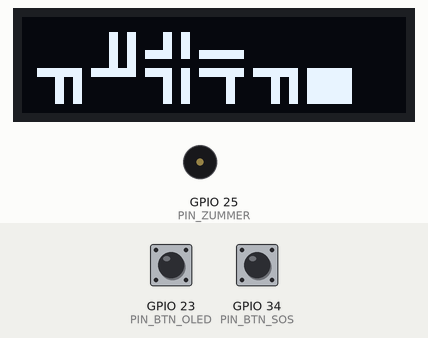
Simulated run of this program. Board: ESP32. Shown: 128×32 one-colour display, buzzer (waves = sounding). The test bench sets the inputs (shaded band); at power-on: GPIO 34 (PIN_BTN_SOS) LOW, GPIO 23 (PIN_BTN_OLED) LOW. What the program prints to the serial monitor is not drawn.

Above: at 2.9 s.
3.0 s: GPIO 34 (PIN_BTN_SOS) pulled HIGH for 0.15 s
At 3.3 s:
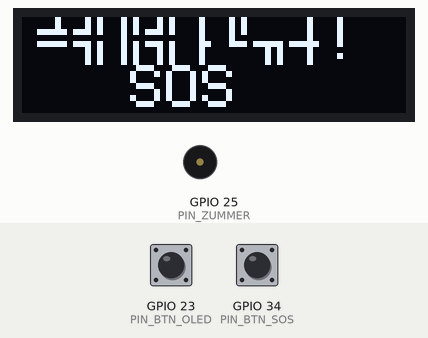
6.1 s: GPIO 23 (PIN_BTN_OLED) pulled HIGH for 0.15 s
At 6.6 s:
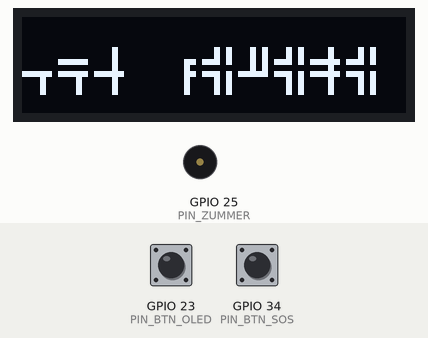
7.7 s: GPIO 34 (PIN_BTN_SOS) pulled HIGH for 1 s
At 8.3 s:
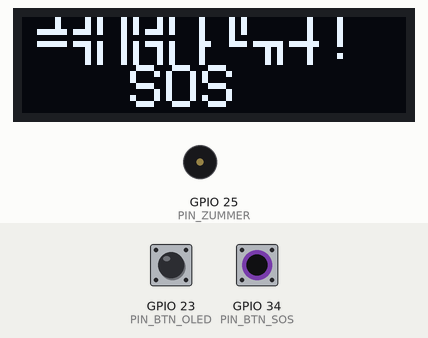
11.7 s: GPIO 23 (PIN_BTN_OLED) pulled HIGH for 1 s
At 12.1 s:
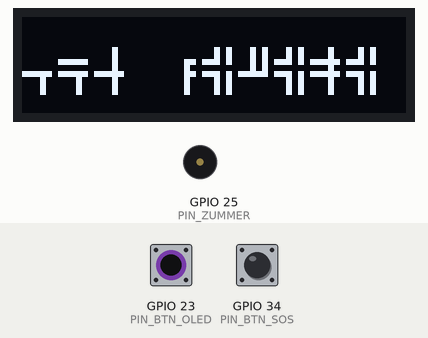
14.2 s: GPIO 34 (PIN_BTN_SOS) pulled HIGH for 0.15 s
At 15.6 s:
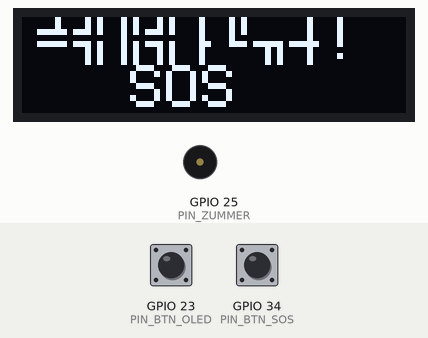
17.3 s: GPIO 23 (PIN_BTN_OLED) pulled HIGH for 3.2 s
At 28.2 s:
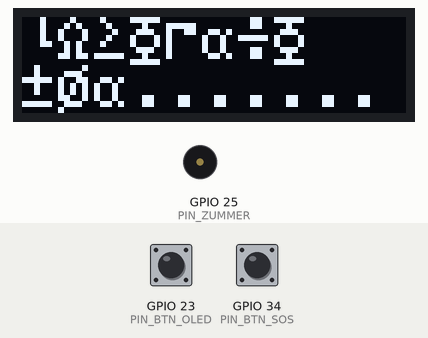
Timing chart, 0 to 29.3 s (numbered marks = the images above; inputs shaded):
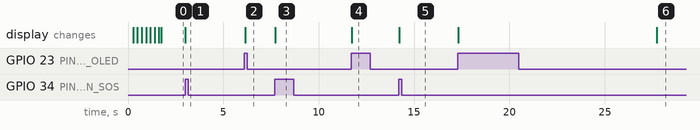

Measured:
- after the input at 3.0 s, the display: changes at once (image 1)
- after the input at 6.1 s, tone on GPIO 25 (PIN_ZUMMER): stays silent (without the input it goes to 4965 Hz after 1.6 s); the display: changes at once (image 2)
- after the input at 7.7 s, the display: changes at once (image 3)
- after the input at 11.7 s, tone on GPIO 25 (PIN_ZUMMER): stays silent (without the input it goes to 4965 Hz after 2.5 s); the display: changes at once (image 4)
- after the input at 14.2 s, the display: changes at once (image 5)
- after the input at 17.3 s, the display: first changes at once (image 6 shows a later state)

The program:

main.cpp
```cpp
// #include <Arduino.h>
// #include <Wire.h>
// #include <Tone32.h>

// #include <Adafruit_I2CDevice.h>
// #include <Adafruit_GFX.h>
// #include <Adafruit_SSD1306.h>

// #define SCREEN_WIDTH 128 // OLED display width, in pixels
// #define SCREEN_HEIGHT 32 // OLED display height, in pixels
// Adafruit_SSD1306 display(SCREEN_WIDTH, SCREEN_HEIGHT, &Wire);

// #define PIN_BTN_SOS 34
// #define PIN_BTN_OLED 23
// #define PIN_ZUMMER 25
// #define BUZZER_CHANNEL 0

// bool is_sos = false;
// bool is_btn_oled = false;
// int wait_btn_oled = 0;

// String utf8rus(String source);

// void setup() {
//   pinMode(PIN_ZUMMER, OUTPUT);
//   pinMode(PIN_BTN_OLED, INPUT);
//   pinMode(PIN_BTN_SOS, INPUT);

//   ledcSetup(0, 2000, 8);
//   ledcAttachPin(PIN_ZUMMER, 0);

//   Serial.begin (9600);

//   Wire.begin (21, 22);   // sda= GPIO_21 /scl= GPIO_22

//   display.begin(SSD1306_SWITCHCAPVCC, 0x3C);  // инициализация дисплея по интерфейсу I2C, адрес 0x3C
//   display.cp437(true);
//   display.clearDisplay(); // очистка дисплея
//   display.setRotation(2); // rotate 180 degrees
//   display.setTextSize(3); // установка размера шрифта
//   display.setTextColor(WHITE); // установка цвета текста
//   display.setCursor(5, 0); // установка курсора в позицию X = 0; Y = 0
//   display.print (utf8rus("ТРОСТЬ")); // записываем в буфер дисплея нашу фразу
//   display.display(); // и её выводим на экран
// }

// void loop() {
//   if(digitalRead(PIN_BTN_SOS)){
//       is_sos = true;
//       display.clearDisplay(); // очистка дисплея
//       display.setTextSize(2); // установка размера шрифта
//       display.setRotation(2); // rotate 180 degrees
//       display.setTextColor(WHITE); // установка цвета текста
//       display.setCursor(5, 0); // установка курсора в позицию X = 0; Y = 0
//       display.print (utf8rus("ПОМОГИТЕ!    SOS")); // записываем в буфер дисплея нашу фразу
//       display.display(); // и её выводим на экран

//       wait_btn_oled = 0;
//   }

//   if(digitalRead(PIN_BTN_OLED)){
//         Serial.println(digitalRead(PIN_BTN_OLED));
//         is_sos = false;
//         display.clearDisplay(); // очистка дисплея
//         display.setTextSize(2); // установка размера шрифта
//         display.setRotation(2); // rotate 180 degrees
//         display.setTextColor(WHITE); // установка цвета текста
//         display.setCursor(5, 0); // установка курсора в позицию X = 0; Y = 0
//         display.print (utf8rus("ВСЕ ХОРОШО")); // записываем в буфер дисплея нашу фразу
//         display.display(); // и её выводим на экран
//         is_btn_oled = true;
//         wait_btn_oled = 0;
//   }

//   if(is_sos){
//     tone(PIN_ZUMMER, 4965, 5, BUZZER_CHANNEL);
//   } else{
//     noTone(PIN_ZUMMER, BUZZER_CHANNEL);
//   }

// }

// /* Функция перекодировки русских букв из UTF-8 в Win-1251 */
// String utf8rus(String source)
// {
//   int i,k;
//   String target;
//   unsigned char n;
//   char m[2] = { '0', '\0' };
//   k = source.length(); i = 0;
//   while (i < k) {
//     n = source[i]; i++;
//     if (n >= 0xC0) {
//       switch (n) {
//         case 0xD0: {
//           n = source[i]; i++;
//           if (n == 0x81) { n = 0xA8; break; }
//           if (n >= 0x90 && n <= 0xBF) n = n + 0x30;
//           break;
//         }
//         case 0xD1: {
//           n = source[i]; i++;
//           if (n == 0x91) { n = 0xB8; break; }
//           if (n >= 0x80 && n <= 0x8F) n = n + 0x70;
//           break;
//         }
//       }
//     }
//     m[0] = n; target = target + String(m);
//   }
// return target;
// }

#include <Arduino.h>
#include <Wire.h>
#include <Tone32.h>

#include <Adafruit_I2CDevice.h>
#include <Adafruit_GFX.h>
#include <Adafruit_SSD1306.h>

#define SCREEN_WIDTH 128 // OLED display width, in pixels
#define SCREEN_HEIGHT 32 // OLED display height, in pixels
Adafruit_SSD1306 display(SCREEN_WIDTH, SCREEN_HEIGHT, &Wire);

#define PIN_BTN_SOS 34
#define PIN_BTN_OLED 23
#define PIN_ZUMMER 25
#define BUZZER_CHANNEL 0

bool is_sos = false;
bool is_btn_oled = false;
int wait_btn_oled = 0;
int wait_btn_sos = 0;


String utf8rus(String source);
void setText(String text,int size, int x, int y);

void setup() {
  pinMode(PIN_ZUMMER, OUTPUT);
  pinMode(PIN_BTN_OLED, INPUT);
  pinMode(PIN_BTN_SOS, INPUT);

  ledcSetup(0, 2000, 8);
  ledcAttachPin(PIN_ZUMMER, 0);

  Serial.begin (9600);
  Wire.begin (21, 22);   // sda= GPIO_21 /scl= GPIO_22

  display.begin(SSD1306_SWITCHCAPVCC, 0x3C);  // инициализация дисплея по интерфейсу I2C, адрес 0x3C
  display.cp437(true);
  // setText("ТРОСТЬ",3,5,0);
  String tmp_str="Запуск";
  for(int i=0;i<15;i++){
    setText(tmp_str,2,5,0);
    tmp_str+=".";
    delay(100);
  }
  setText("ТРОСТЬ",3,5,5);
}

void loop() {

  if(digitalRead(PIN_BTN_SOS)){
      setText("ПОМОГИТЕ!    SOS",2,5,0);
      is_btn_oled = false;
      is_sos = true;

      wait_btn_oled=0;
  }

  if(digitalRead(PIN_BTN_OLED)){
        setText("ВСЕ ХОРОШО",2,0,10);
        is_sos = false;
        is_btn_oled = true;

        wait_btn_oled = 0;
  }

  if(not digitalRead(PIN_BTN_SOS) && is_btn_oled && wait_btn_oled<=1000){
    Serial.println(wait_btn_oled);
    wait_btn_oled+=1;
    delay(10);
    Serial.println(wait_btn_oled);
  }

  if(is_btn_oled && wait_btn_oled>700){
    setText("Активация сна............",2,0,0); /// очистим дисплей
  }

  if(is_btn_oled && wait_btn_oled>1000){
    Serial.println("YES");
    is_btn_oled = false;
    wait_btn_oled = 0;
    setText("                     ",2,0,0); /// очистим дисплей
  }

  if(is_sos){
    tone(PIN_ZUMMER, 4965, 5, BUZZER_CHANNEL);
  } else{
    noTone(PIN_ZUMMER, BUZZER_CHANNEL);
  }

}

/* Функция перекодировки русских букв из UTF-8 в Win-1251 */
String utf8rus(String source)
{
  int i,k;
  String target;
  unsigned char n;
  char m[2] = { '0', '\0' };
  k = source.length(); i = 0;
  while (i < k) {
    n = source[i]; i++;
    if (n >= 0xC0) {
      switch (n) {
        case 0xD0: {
          n = source[i]; i++;
          if (n == 0x81) { n = 0xA8; break; }
          if (n >= 0x90 && n <= 0xBF) n = n + 0x30;
          break;
        }
        case 0xD1: {
          n = source[i]; i++;
          if (n == 0x91) { n = 0xB8; break; }
          if (n >= 0x80 && n <= 0x8F) n = n + 0x70;
          break;
        }
      }
    }
    m[0] = n; target = target + String(m);
  }
return target;
}

void setText(String text, int size, int x, int y){
    is_sos = false;
    display.clearDisplay(); // очистка дисплея
    display.setTextSize(size); // установка размера шрифта
    display.setRotation(2); // rotate 180 degrees
    display.setTextColor(WHITE); // установка цвета текста
    display.setCursor(x, y); // установка курсора в позицию X = 0; Y = 0
    display.print (utf8rus(text)); // записываем в буфер дисплея нашу фразу
    display.display(); // и её выводим на экран
}
```
